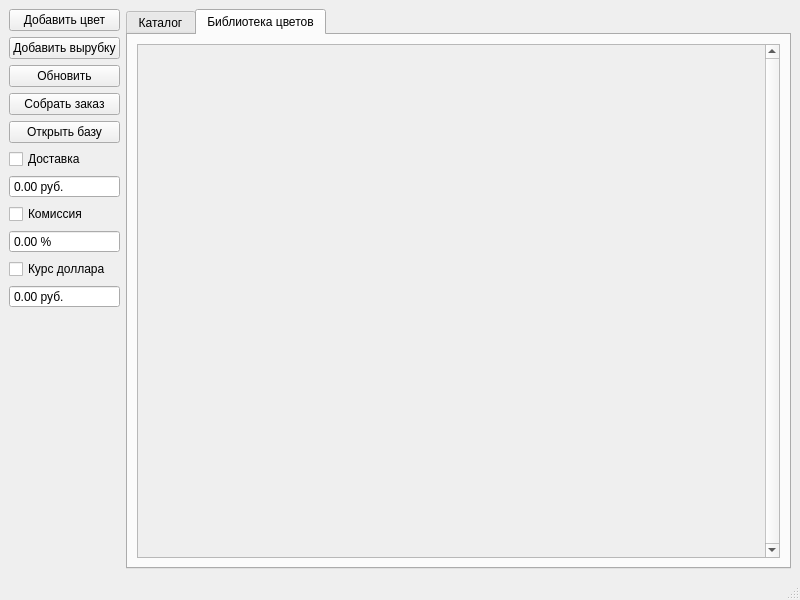
<?xml version="1.0" encoding="UTF-8"?>
<ui version="4.0">
 <class>MainWindow</class>
 <widget class="QMainWindow" name="MainWindow">
  <property name="geometry">
   <rect>
    <x>0</x>
    <y>0</y>
    <width>800</width>
    <height>600</height>
   </rect>
  </property>
  <property name="windowTitle">
   <string>MainWindow</string>
  </property>
  <widget class="QWidget" name="centralwidget">
   <layout class="QGridLayout" name="gridLayout">
    <item row="0" column="0">
     <layout class="QVBoxLayout" name="verticalLayout">
      <item>
       <widget class="QPushButton" name="Add_colorBTN">
        <property name="text">
         <string>Добавить цвет</string>
        </property>
       </widget>
      </item>
      <item>
       <widget class="QPushButton" name="Add_knBTN">
        <property name="text">
         <string>Добавить вырубку</string>
        </property>
       </widget>
      </item>
      <item>
       <widget class="QPushButton" name="UploadBTN">
        <property name="text">
         <string>Обновить</string>
        </property>
       </widget>
      </item>
      <item>
       <widget class="QPushButton" name="CreateOrder">
        <property name="text">
         <string>Собрать заказ</string>
        </property>
       </widget>
      </item>
      <item>
       <widget class="QPushButton" name="BaseBTN">
        <property name="text">
         <string>Открыть базу</string>
        </property>
       </widget>
      </item>
      <item>
       <widget class="QCheckBox" name="DelivCheck">
        <property name="text">
         <string>Доставка</string>
        </property>
       </widget>
      </item>
      <item>
       <widget class="QDoubleSpinBox" name="DelivCost">
        <property name="buttonSymbols">
         <enum>QAbstractSpinBox::NoButtons</enum>
        </property>
        <property name="suffix">
         <string> руб.</string>
        </property>
        <property name="maximum">
         <double>10000.000000000000000</double>
        </property>
       </widget>
      </item>
      <item>
       <widget class="QCheckBox" name="FeeCheck">
        <property name="text">
         <string>Комиссия</string>
        </property>
       </widget>
      </item>
      <item>
       <widget class="QDoubleSpinBox" name="FeeCost">
        <property name="buttonSymbols">
         <enum>QAbstractSpinBox::NoButtons</enum>
        </property>
        <property name="suffix">
         <string> %</string>
        </property>
        <property name="maximum">
         <double>10000.000000000000000</double>
        </property>
       </widget>
      </item>
      <item>
       <widget class="QCheckBox" name="DolCheck">
        <property name="text">
         <string>Курс доллара</string>
        </property>
       </widget>
      </item>
      <item>
       <widget class="QDoubleSpinBox" name="DolCost">
        <property name="buttonSymbols">
         <enum>QAbstractSpinBox::NoButtons</enum>
        </property>
        <property name="suffix">
         <string> руб.</string>
        </property>
       </widget>
      </item>
      <item>
       <spacer name="verticalSpacer">
        <property name="orientation">
         <enum>Qt::Vertical</enum>
        </property>
        <property name="sizeHint" stdset="0">
         <size>
          <width>20</width>
          <height>40</height>
         </size>
        </property>
       </spacer>
      </item>
     </layout>
    </item>
    <item row="0" column="1">
     <widget class="QTabWidget" name="tabWidget">
      <property name="currentIndex">
       <number>1</number>
      </property>
      <widget class="QWidget" name="Catalog">
       <attribute name="title">
        <string>Каталог</string>
       </attribute>
       <layout class="QVBoxLayout" name="verticalLayout_2">
        <item>
         <widget class="QScrollArea" name="KnifeScroll">
          <property name="verticalScrollBarPolicy">
           <enum>Qt::ScrollBarAlwaysOn</enum>
          </property>
          <property name="widgetResizable">
           <bool>true</bool>
          </property>
          <widget class="QWidget" name="scrollAreaWidgetContents">
           <property name="geometry">
            <rect>
             <x>0</x>
             <y>0</y>
             <width>626</width>
             <height>489</height>
            </rect>
           </property>
          </widget>
         </widget>
        </item>
       </layout>
      </widget>
      <widget class="QWidget" name="ColorLib">
       <attribute name="title">
        <string>Библиотека цветов</string>
       </attribute>
       <layout class="QVBoxLayout" name="verticalLayout_3">
        <item>
         <widget class="QScrollArea" name="ColorScroll">
          <property name="verticalScrollBarPolicy">
           <enum>Qt::ScrollBarAlwaysOn</enum>
          </property>
          <property name="widgetResizable">
           <bool>true</bool>
          </property>
          <widget class="QWidget" name="scrollAreaWidgetContents_2">
           <property name="geometry">
            <rect>
             <x>0</x>
             <y>0</y>
             <width>626</width>
             <height>489</height>
            </rect>
           </property>
          </widget>
         </widget>
        </item>
       </layout>
      </widget>
     </widget>
    </item>
   </layout>
  </widget>
  <widget class="QMenuBar" name="menubar">
   <property name="geometry">
    <rect>
     <x>0</x>
     <y>0</y>
     <width>800</width>
     <height>21</height>
    </rect>
   </property>
  </widget>
  <widget class="QStatusBar" name="statusbar"/>
 </widget>
 <resources/>
 <connections/>
</ui>
